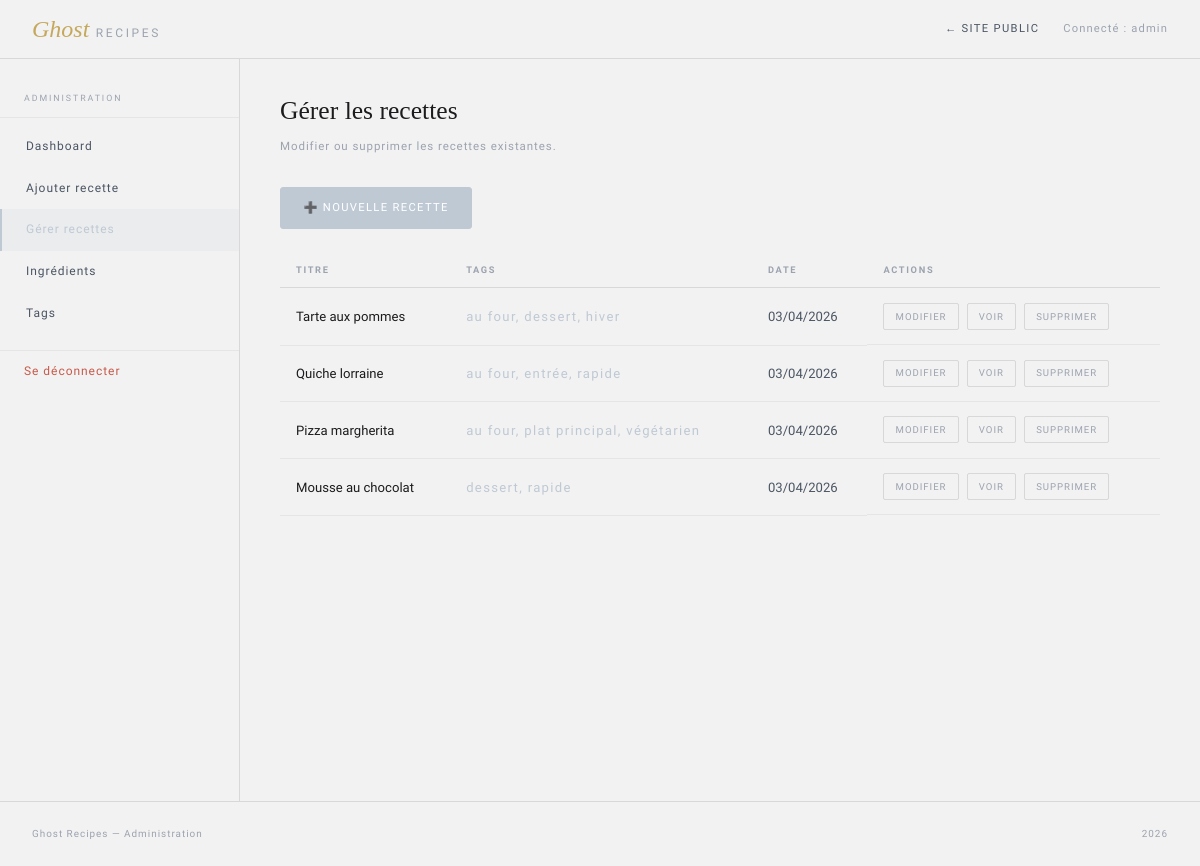
/admin/list_recettes.php (signed in), run on an earlier commit of the app's database.
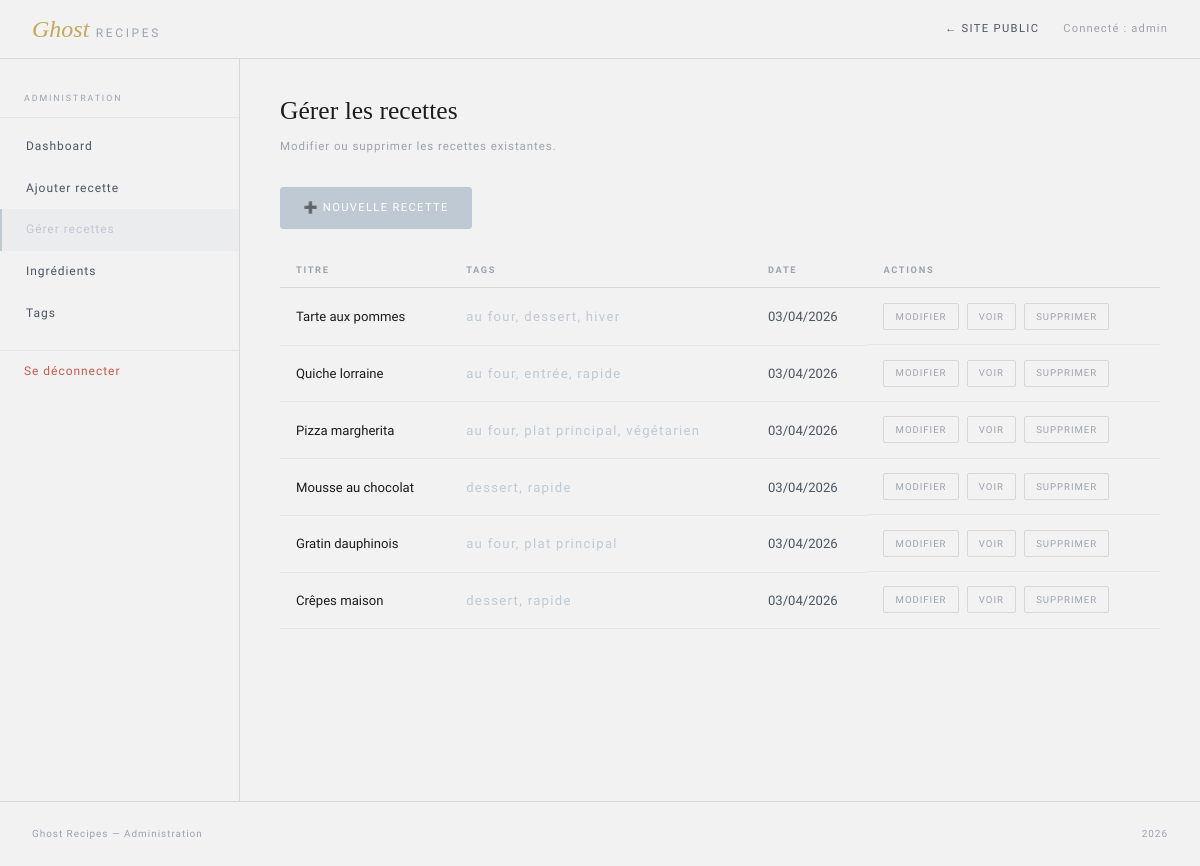
And on a later commit of the database.
### tables this page shows
CREATE TABLE recette (
    id          INT AUTO_INCREMENT PRIMARY KEY,
    titre       VARCHAR(100) NOT NULL,
    description TEXT         NOT NULL,
    photo       VARCHAR(255),               
    created_at  DATETIME DEFAULT CURRENT_TIMESTAMP,
    updated_at  DATETIME DEFAULT CURRENT_TIMESTAMP ON UPDATE CURRENT_TIMESTAMP
);

### classes/Recette.php (called while the page is built, shortened)
<?php
class Recette extends Element {
    public static function getAll($pdo) {
        $stmt = $pdo->query("SELECT * FROM recette ORDER BY created_at DESC");
        return $stmt->fetchAll(PDO::FETCH_ASSOC);
    }
}
?>

### classes/Tag.php (called while the page is built, shortened)
<?php
class Tag extends Element {
    public static function getByRecette($pdo, $recette_id) {
        $stmt = $pdo->prepare("
            SELECT t.id, t.nom
            FROM tag t
            JOIN recette_tag rt ON t.id = rt.tag_id
            WHERE rt.recette_id = :rid
            ORDER BY t.nom
        ");
        $stmt->execute([':rid' => $recette_id]);
        return $stmt->fetchAll(PDO::FETCH_ASSOC);
    }
}
?>

### admin/list_recettes.php (the view, shortened to what this page needs)
<?php
require_once "../config/db.php";
require_once "../classes/Recette.php";
require_once "../classes/Tag.php";
$recettes = Recette::getAll($pdo);
require_once "header_admin.php";
?>
<h1 class="admin-title">Gérer les recettes</h1>
<p class="admin-sub">Modifier ou supprimer les recettes existantes.</p>
<div style="margin-bottom:1.5rem;">
    <a href="add_recette.php" class="btn btn-primary">➕ Nouvelle recette</a>
</div>
<?php if (empty($recettes)): ?>
    <p style="color:var(--text3); font-size:0.85rem;">Aucune recette pour l'instant.</p>
<?php else: ?>
    <table class="recipe-table">
        <thead>
            <tr>
                <th>Titre</th>
                <th>Tags</th>
                <th>Date</th>
                <th>Actions</th>
            </tr>
        </thead>
        <tbody>
            <?php foreach ($recettes as $r): ?>
                <?php $tags = Tag::getByRecette($pdo, $r['id']); ?>
                <tr>
                    <td class="td-title"><?= htmlspecialchars($r['titre']) ?></td>
                    <td class="td-tags">
                        <?= implode(', ', array_map(fn($t) => htmlspecialchars($t['nom']), $tags)) ?>
                    </td>
                    <td><?= date('d/m/Y', strtotime($r['created_at'])) ?></td>
                    <td class="table-actions">
                        <a href="edit_recette.php?id=<?= $r['id'] ?>" class="tbl-btn">Modifier</a>
                        <a href="../recette.php?id=<?= $r['id'] ?>" class="tbl-btn" target="_blank">Voir</a>
                        <form method="POST" action="list_recettes.php" style="display:inline;"
                              onsubmit="return confirm('Supprimer définitivement cette recette ?')">
                            <button type="submit" class="tbl-btn danger">Supprimer</button>
                        </form>
                    </td>
                </tr>
            <?php endforeach; ?>
        </tbody>
    </table>
<?php endif; ?>
<?php require_once "footer_admin.php"; ?>

What changed in the data, as far as the page shows it:
added recette: titre "Gratin dauphinois", nom "au four, plat principal", created_at "03/04/2026"
added recette: titre "Crêpes maison", nom "dessert, rapide", created_at "03/04/2026"
